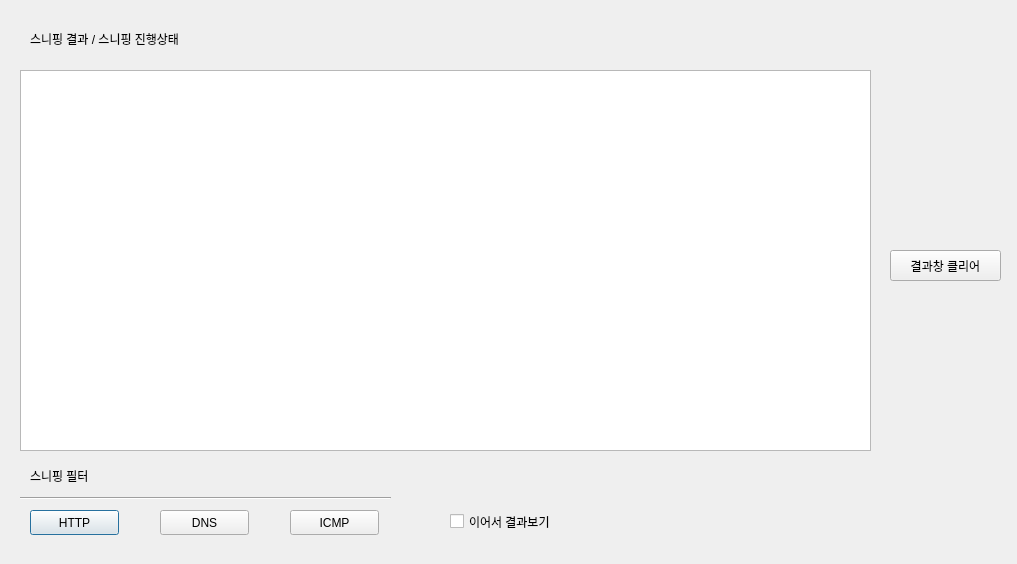
<?xml version="1.0" encoding="UTF-8"?>
<ui version="4.0">
 <class>Dialog</class>
 <widget class="QDialog" name="Dialog">
  <property name="geometry">
   <rect>
    <x>0</x>
    <y>0</y>
    <width>1017</width>
    <height>564</height>
   </rect>
  </property>
  <property name="windowTitle">
   <string>Dialog</string>
  </property>
  <widget class="QPushButton" name="HTTP_">
   <property name="geometry">
    <rect>
     <x>30</x>
     <y>510</y>
     <width>89</width>
     <height>25</height>
    </rect>
   </property>
   <property name="text">
    <string>HTTP</string>
   </property>
  </widget>
  <widget class="QPushButton" name="DNS_">
   <property name="geometry">
    <rect>
     <x>160</x>
     <y>510</y>
     <width>89</width>
     <height>25</height>
    </rect>
   </property>
   <property name="text">
    <string>DNS</string>
   </property>
  </widget>
  <widget class="QPushButton" name="ICMP_">
   <property name="geometry">
    <rect>
     <x>290</x>
     <y>510</y>
     <width>89</width>
     <height>25</height>
    </rect>
   </property>
   <property name="text">
    <string>ICMP</string>
   </property>
  </widget>
  <widget class="QLabel" name="label">
   <property name="geometry">
    <rect>
     <x>30</x>
     <y>460</y>
     <width>221</width>
     <height>31</height>
    </rect>
   </property>
   <property name="text">
    <string>스니핑 필터</string>
   </property>
  </widget>
  <widget class="Line" name="line">
   <property name="geometry">
    <rect>
     <x>20</x>
     <y>490</y>
     <width>371</width>
     <height>16</height>
    </rect>
   </property>
   <property name="orientation">
    <enum>Qt::Horizontal</enum>
   </property>
  </widget>
  <widget class="QLabel" name="label_2">
   <property name="geometry">
    <rect>
     <x>30</x>
     <y>30</y>
     <width>211</width>
     <height>17</height>
    </rect>
   </property>
   <property name="text">
    <string>스니핑 결과 / 스니핑 진행상태</string>
   </property>
  </widget>
  <widget class="QPushButton" name="Clear">
   <property name="geometry">
    <rect>
     <x>890</x>
     <y>250</y>
     <width>111</width>
     <height>31</height>
    </rect>
   </property>
   <property name="text">
    <string>결과창 클리어</string>
   </property>
  </widget>
  <widget class="QTextBrowser" name="textBrowser">
   <property name="geometry">
    <rect>
     <x>20</x>
     <y>70</y>
     <width>851</width>
     <height>381</height>
    </rect>
   </property>
  </widget>
  <widget class="QCheckBox" name="checkBox">
   <property name="geometry">
    <rect>
     <x>450</x>
     <y>510</y>
     <width>131</width>
     <height>23</height>
    </rect>
   </property>
   <property name="text">
    <string>이어서 결과보기</string>
   </property>
  </widget>
 </widget>
 <resources/>
 <connections/>
</ui>
